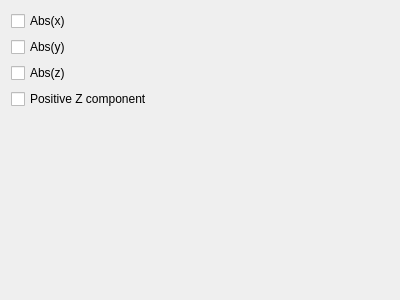
<?xml version="1.0" encoding="UTF-8"?>
<ui version="4.0">
 <class>Form</class>
 <widget class="QWidget" name="Form">
  <property name="geometry">
   <rect>
    <x>0</x>
    <y>0</y>
    <width>400</width>
    <height>300</height>
   </rect>
  </property>
  <property name="windowTitle">
   <string>Form</string>
  </property>
  <layout class="QVBoxLayout" name="verticalLayout">
   <item>
    <widget class="QCheckBox" name="checkBox_buffalo_abs_x">
     <property name="text">
      <string>Abs(x)</string>
     </property>
    </widget>
   </item>
   <item>
    <widget class="QCheckBox" name="checkBox_buffalo_abs_y">
     <property name="text">
      <string>Abs(y)</string>
     </property>
    </widget>
   </item>
   <item>
    <widget class="QCheckBox" name="checkBox_buffalo_abs_z">
     <property name="text">
      <string>Abs(z)</string>
     </property>
    </widget>
   </item>
   <item>
    <widget class="QCheckBox" name="checkBox_buffalo_pos_z">
     <property name="text">
      <string>Positive Z component</string>
     </property>
    </widget>
   </item>
   <item>
    <spacer name="verticalSpacer">
     <property name="orientation">
      <enum>Qt::Vertical</enum>
     </property>
     <property name="sizeHint" stdset="0">
      <size>
       <width>20</width>
       <height>40</height>
      </size>
     </property>
    </spacer>
   </item>
  </layout>
 </widget>
 <resources/>
 <connections/>
</ui>
